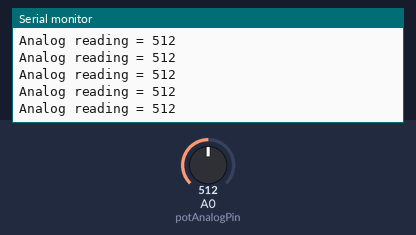
Bench run of a sketch on a simulated Arduino Uno, built with avr-gcc and run on an emulated ATmega328P. Parts: the last lines printed to the serial monitor. The test bench sets the inputs (shaded band); at power-on: A0 (potAnalogPin) = 512.

Above: at 1.2 s.
1.3 s: A0 (potAnalogPin) set to 108
At 2.1 s:
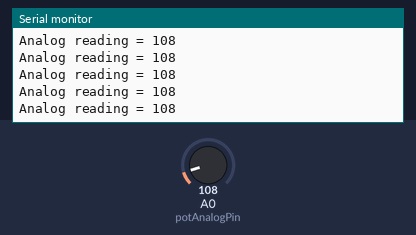
2.8 s: A0 (potAnalogPin) set to 93
At 3.7 s:
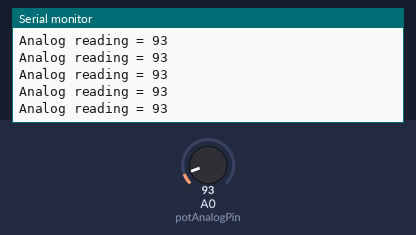
5.8 s: A0 (potAnalogPin) set to 11
At 6.3 s:
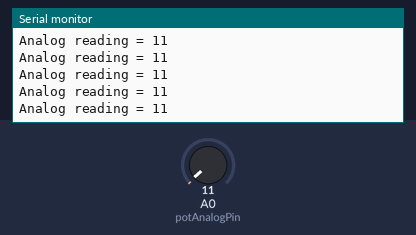
7.3 s: A0 (potAnalogPin) set to 8
At 8.3 s:
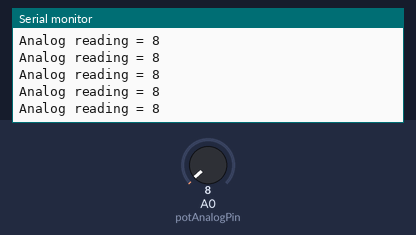
10.3 s: A0 (potAnalogPin) set to 1023
At 10.8 s:
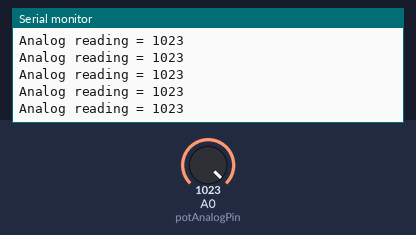
13.3 s: A0 (potAnalogPin) set to 992
At 14.3 s:
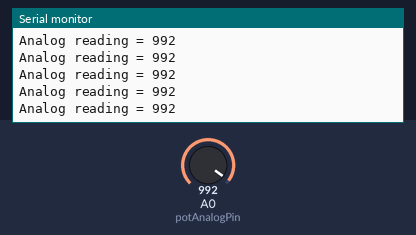
Timing chart, 0 to 16.3 s (numbered marks = the images above; inputs shaded):
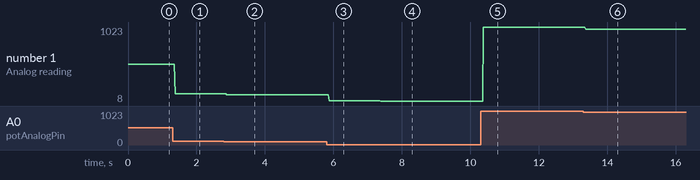

The sketch:

POT4.3.ino
```cpp
int potAnalogPin = A0; // FSR is connected to analog 0
int potReading;      // the analog reading from the FSR resistor divider


void setup(void) {
  Serial.begin(9600);   // We'll send debugging information via the Serial monitor
}

void loop(void) {
  potReading = analogRead(potAnalogPin);
  Serial.print("Analog reading = ");
  Serial.println(potReading);

  // we'll need to change the range from the analog reading (0-1023) down to the range
  // used by analogWrite (0-255) with map!

  // LED gets brighter the harder you press
  // analogWrite(LEDpin, LEDbrightness); // here you are using PWM !!!
  // Serial.print("calibrated potentiometer angle = ");
  // Serial.println(calibrated);
}
```

Measured:
- after the input at 1.3 s, the serial monitor: prints a new line after 0.07 s (image 1)
- after the input at 2.8 s, the serial monitor: prints a new line after 0.08 s (image 2)
- after the input at 5.8 s, the serial monitor: prints a new line after 0.08 s (image 3)
- after the input at 7.3 s, the serial monitor: prints a new line after 0.08 s (image 4)
- after the input at 10.3 s, the serial monitor: prints a new line after 0.08 s (image 5)
- after the input at 13.3 s, the serial monitor: prints a new line after 0.07 s (image 6)
- plotted number 1: 512 → 108 after the input at 1.3 s, 108 → 93 after the input at 2.8 s, 93 → 11 after the input at 5.8 s, 11 → 8 after the input at 7.3 s, 8 → 1023 after the input at 10.3 s
